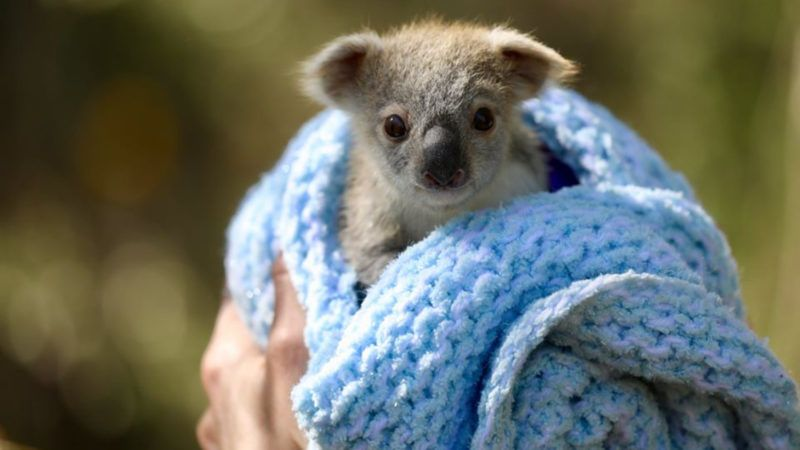
#> input picture test/koala.jpeg, 800 x 450 px
$ python '1. low level - preprocessing.py'
#> lines starting #> are read from the running program, lines starting #| are printed output that depends on the picture; after the words box and inside, x2 and y2 are one past the last pixel; in counts of white or black regions, pixels touching at a corner belong together
# Source: https://www.pluralsight.com/guides/importing-image-data-into-numpy-arrays

import PIL # need to do -> pip install Pillow
print('Pillow Version:', PIL.__version__) # This should run to make sure you have pillow installed

from PIL import Image as I
from PIL import ImageFilter

from matplotlib import image as MI
from matplotlib import pyplot
import numpy
import sys

# [17 lines left out: functions getImageInformationUsingPillow, getImageInformationUsingMatPlotLib, printAsArray, not called in this run]

def printImageAsMatrix(filename):
    image = MI.imread(filename)
    print(image) # Prints the array

def displayImage(image): # NOT filename, needs to be an image/arr jud!
    pyplot.imshow(image) # load it for pyplot.show()
    pyplot.show() # display the array of pixels as an image

# [18 lines left out: functions displayTwoImages, write3dMatrixToTxt, not called in this run]

def imgToNumpyarr(filename):
    image = I.open(imgFilename) # Open with Pillow Image
    return numpy.asarray(image) # Convert to numpy array

def gaussianBlur(filename, blur):
#> called with filename = 'test/koala.jpeg', blur = 2
    image = I.open(imgFilename) # Open with Pillow Image
#> image is the input picture: PIL image 800x450 RGB; mean R, G, B 105.2, 110.3, 100.4
    return numpy.asarray(image.filter(ImageFilter.GaussianBlur(blur)))

def blackAndWhiteinator(image_arr, bw_threshold=128): # set threshold higher to be more strict (color needs to be brighter) if when mu black
#> called with bw_threshold = 150
    height, width = image_arr.shape[:2]
#> height = 450; width = 800

    image_bw = numpy.zeros((height, width, 3)) # create empty array composed of zero's
    # image_bw = numpy.zeros((height, width)) # create empty array composed of zero's
    for i in range(height):
        for j in range(width):
            if image_arr[i][j][:3].mean() >= bw_threshold:
                # image_bw[i][j] = 1
                image_bw[i][j] = [255, 255, 255]
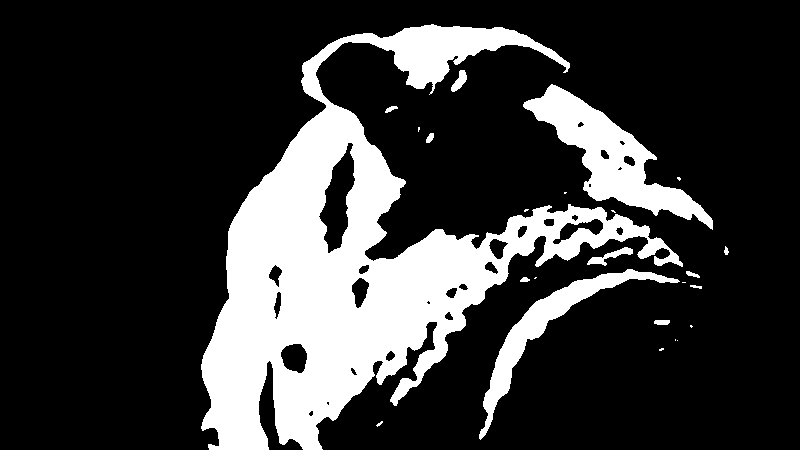
#> image_bw: shape (450, 800, 3) float64; 21.9% white; 24 white regions (12 under 20 px), largest, box (x1, y1, x2, y2) and area: (201, 24, 683, 450) 65193, (523, 84, 713, 230) 8255, (479, 269, 680, 440) 4489

    return image_bw

def gaussianBlurToBW(filename, blur=5, bw_threshold=128):
    return blackAndWhiteinator(gaussianBlur(filename, blur), bw_threshold)

# [15 lines left out: function grayscaleinator, not called in this run]


imgFilename = 'test/koala.jpeg'
# imgFilename = 'test/test.jpg'
# imgFilename = 'dataset/images/maksssksksss0.png'
# imgFilename = 'dataset/images/maksssksksss1.png'

# [11 lines left out: function measureTimeDiff, not called in this run]

# measureTimeDiff(lambda: gaussianBlurToBW(imgFilename, 3), lambda: blackAndWhiteinator(imgToNumpyarr(imgFilename)))
# displayImage(gaussianBlur(imgFilename, 3))
# displayImage(blackAndWhiteinator(imgFilename))
displayImage(gaussianBlurToBW(imgFilename, 2, 150))

# displayTwoImages(grayscaleinator(imgFilename), blackAndWhiteinator(imgFilename))
# displayTwoImages(gaussianBlurToBW(imgFilename, 1), blackAndWhiteinator(imgToNumpyarr(imgFilename)))

$ run again, with images/maksssksksss0.png saved as test/koala.jpeg
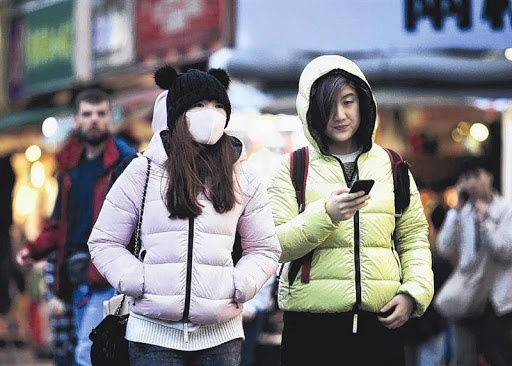
#> input picture images/maksssksksss0.png, 512 x 366 px
#> in gaussianBlur, image is the input picture: PIL image 512x366 RGB; mean R, G, B 126.8, 125, 129
#> in gaussianBlur, `return numpy.asarray(image.filter(ImageFilter.GaussianBlur(blur)))`:
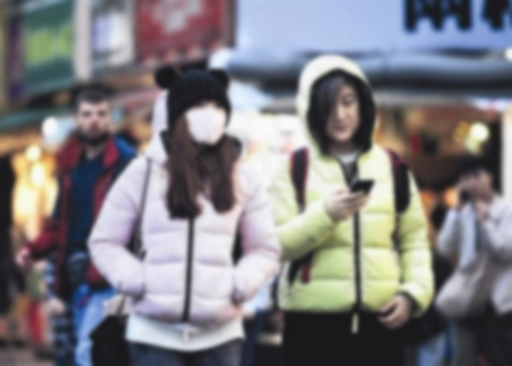
#> returned value: shape (366, 512, 3); mean of channels 0, 1, 2 126.8, 125, 129; drawn as R, G, B
#> height = 366; width = 512
#> after the loop in blackAndWhiteinator, `for i in range(height):`:
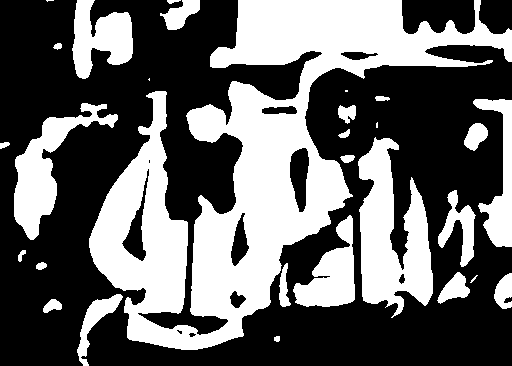
#> image_bw: shape (366, 512, 3) float64; 39.8% white; 29 white regions (5 under 20 px), largest, box (x1, y1, x2, y2) and area: (89, 0, 512, 350) 48573, (358, 137, 433, 318) 7866, (14, 103, 118, 240) 4329

$ run again, with images/maksssksksss1.png saved as test/koala.jpeg
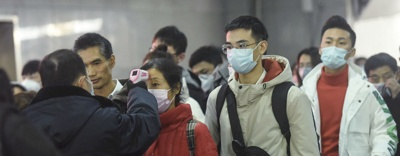
#> input picture images/maksssksksss1.png, 400 x 156 px
#> in gaussianBlur, image is the input picture: PIL image 400x156 RGB; mean R, G, B 118.4, 115.3, 111.1
#> in gaussianBlur, `return numpy.asarray(image.filter(ImageFilter.GaussianBlur(blur)))`:
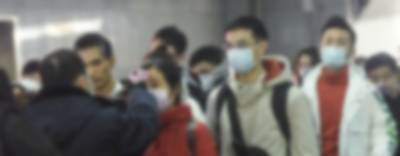
#> returned value: shape (156, 400, 3); mean of channels 0, 1, 2 118.4, 115.3, 111.1; drawn as R, G, B
#> height = 156; width = 400
#> after the loop in blackAndWhiteinator, `for i in range(height):`:
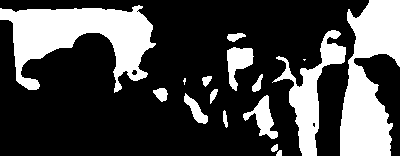
#> image_bw: shape (156, 400, 3) float64; 28.1% white; 16 white regions (2 under 20 px), largest, box (x1, y1, x2, y2) and area: (0, 5, 156, 93) 6583, (340, 0, 400, 156) 6083, (272, 30, 346, 156) 2699
